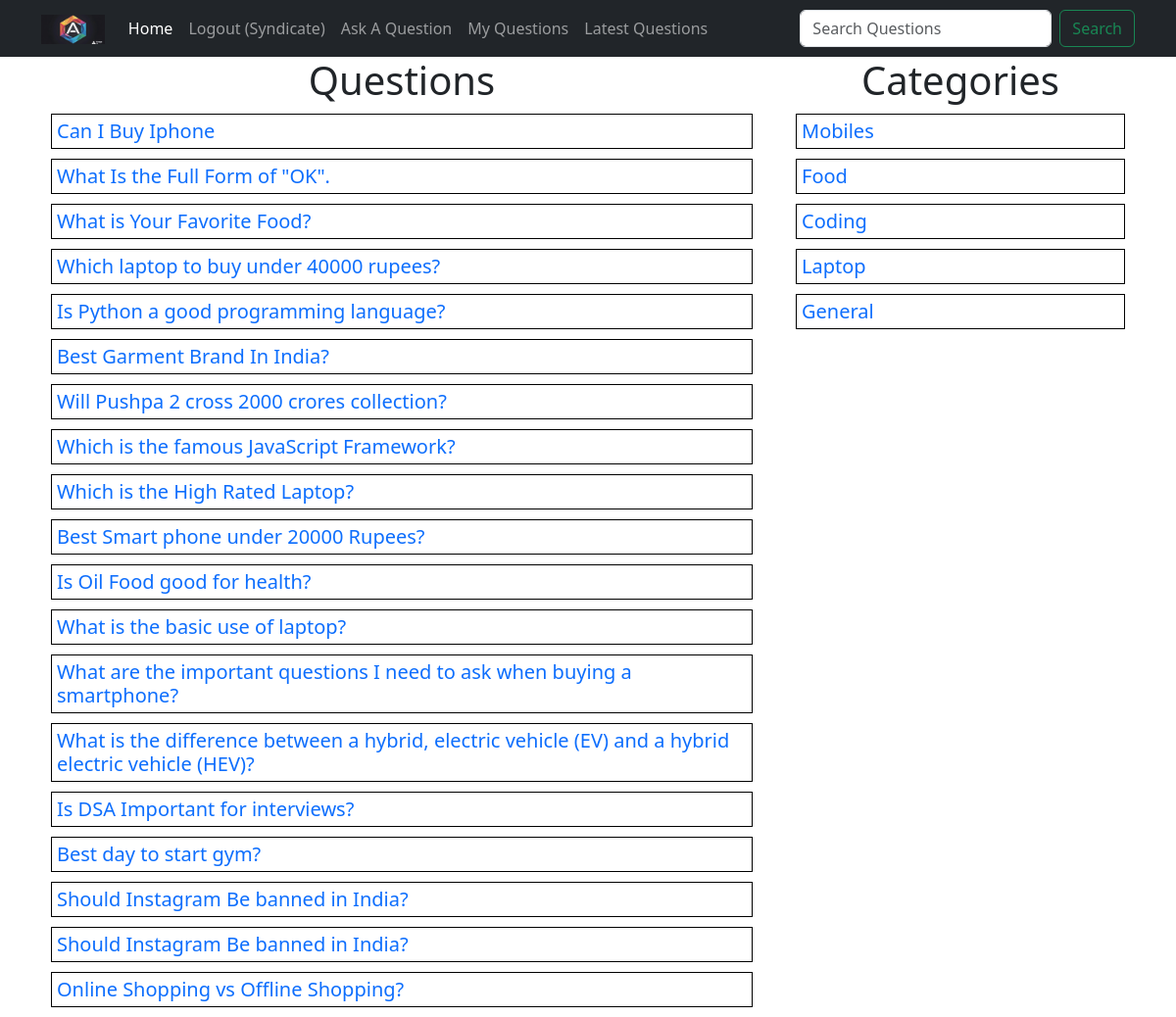
/ (signed in), run on the app's committed database.
### tables this page shows
CREATE TABLE `questions` (
  `id` int(10) NOT NULL,
  `title` varchar(100) NOT NULL,
  `description` varchar(300) NOT NULL,
  `category_id` int(10) NOT NULL,
  `user_id` int(10) NOT NULL
);

CREATE TABLE `category` (
  `id` int(10) NOT NULL,
  `category` varchar(50) NOT NULL
);

### client/questions.php (the view, shortened to what this page needs)
<div class="container">
    <div class="row">
        <div class="col-8">
            <h1 class="heading">Questions</h1>
            <?php
            include("./common/db.php");
            if(isset($_GET['c_id'])){
                $query = "select * from questions where category_id=$c_id";
            }
            elseif(isset($_GET['u_id'])) {
                $query = "select * from questions where user_id=$u_id";
            }
            elseif(isset($_GET['latest'])) {
                $query = "select * from questions order by id desc";
            }
            elseif(isset($_GET['search'])) {
                $query = "select * from questions where `title` Like '%$search%'";
            }
            else {
                $query = "select * from questions";
            }
            $result = $conn->query($query);
            foreach($result as $row) {
                $title = $row['title'];
                $id = $row['id'];
                echo "<div class='row question-list'><h5 class='my-question'><a href='?q-id=$id'>$title</a>";
                echo "</h5></div>";
            }
            ?>
        </div>
        <div class="col-4">
            <?php
                include("categorylist.php");
            ?>
        </div>
    </div>
</div>

### client/categorylist.php
<div>
    <h1 class="heading">Categories</h1>
    <?php
        include("./common/db.php");
        $query = "select * from category";
        $result = $conn->query($query);
        foreach($result as $row) {
            $category = ucfirst($row['category']);
            $id = $row['id'];
            echo "<div class='row question-list'><h5><a href='?c_id=$id'>$category</a></h5></div>";
        }
    ?>
</div>

### public/style.css (style rules this page uses)
.heading { text-align: center; }
.question-list { border: 1px solid black; padding: 5px; margin: 10px; }
.question-list h5 { margin: 0; padding: 0; }
.question-list a { text-decoration: none; }
.my-question { display: flex; justify-content: space-between; }

### data on the page
questions: title "Can I Buy Iphone"
questions: title "What Is the Full Form of \"OK\"."
questions: title "What is Your Favorite Food?"
questions: title "Which laptop to buy under 40000 rupees?"
questions: title "Is Python a good programming language?"
questions: title "Best Garment Brand In India?"
questions: title "Will Pushpa 2 cross 2000 crores collection?"
questions: title "Which is the famous JavaScript Framework?"
questions: title "Which is the High Rated Laptop?"
questions: title "Best Smart phone under 20000 Rupees?"
questions: title "Is Oil Food good for health?"
questions: title "What is the basic use of laptop?"
questions: title "What are the important questions I need to ask when buying a smartphone?"
questions: title "What is the difference between a hybrid, electric vehicle (EV) and a hybrid electric vehicle (HEV)?"
questions: title "Is DSA Important for interviews?"
questions: title "Best day to start gym?"
questions: title "Should Instagram Be banned in India?"
questions: title "Should Instagram Be banned in India?"
questions: title "Online Shopping vs Offline Shopping?"
category: category "Mobiles"
category: category "Food"
category: category "Coding"
category: category "Laptop"
category: category "General"

### other printed values
$_SESSION['user']['username'] "Syndicate"
